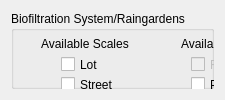
         <widget class="QWidget" name="page_3">
          <layout class="QHBoxLayout" name="horizontalLayout_7">
           <item>
            <widget class="QGroupBox" name="BF_inputgroup">
             <property name="title">
              <string>Biofiltration System/Raingardens</string>
             </property>
             <widget class="QCheckBox" name="BFlot_check">
              <property name="geometry">
               <rect>
                <x>50</x>
                <y>45</y>
                <width>70</width>
                <height>17</height>
               </rect>
              </property>
              <property name="text">
               <string>Lot</string>
              </property>
             </widget>
             <widget class="QCheckBox" name="BFprec_check">
              <property name="enabled">
               <bool>true</bool>
              </property>
              <property name="geometry">
               <rect>
                <x>50</x>
                <y>105</y>
                <width>101</width>
                <height>17</height>
               </rect>
              </property>
              <property name="text">
               <string>Precinct</string>
              </property>
             </widget>
             <widget class="QCheckBox" name="BFflow_check">
              <property name="enabled">
               <bool>false</bool>
              </property>
              <property name="geometry">
               <rect>
                <x>180</x>
                <y>45</y>
                <width>121</width>
                <height>17</height>
               </rect>
              </property>
              <property name="text">
               <string>Flow Reduction</string>
              </property>
             </widget>
             <widget class="QLabel" name="BFapps_lbl">
              <property name="geometry">
               <rect>
                <x>170</x>
                <y>25</y>
                <width>141</width>
                <height>16</height>
               </rect>
              </property>
              <property name="text">
               <string>Available Applications</string>
              </property>
             </widget>
             <widget class="QCheckBox" name="BFpollute_check">
              <property name="geometry">
               <rect>
                <x>180</x>
                <y>65</y>
                <width>121</width>
                <height>17</height>
               </rect>
              </property>
              <property name="text">
               <string>Pollution Control</string>
              </property>
             </widget>
             <widget class="QLabel" name="biofilter_img">
              <property name="geometry">
               <rect>
                <x>360</x>
                <y>10</y>
                <width>101</width>
                <height>141</height>
               </rect>
              </property>
              <property name="text">
               <string/>
              </property>
              <property name="pixmap">
               <pixmap>../../../../../../tech_biofilter.png</pixmap>
              </property>
             </widget>
             <widget class="QLabel" name="BFscales_lbl">
              <property name="geometry">
               <rect>
                <x>30</x>
                <y>25</y>
                <width>101</width>
                <height>16</height>
               </rect>
              </property>
              <property name="text">
               <string>Available Scales</string>
              </property>
             </widget>
             <widget class="QCheckBox" name="BFneigh_check">
              <property name="geometry">
               <rect>
                <x>50</x>
                <y>85</y>
                <width>101</width>
                <height>17</height>
               </rect>
              </property>
              <property name="text">
               <string>Neighbourhood</string>
              </property>
             </widget>
             <widget class="QCheckBox" name="BFstreet_check">
              <property name="geometry">
               <rect>
                <x>50</x>
                <y>65</y>
                <width>70</width>
                <height>17</height>
               </rect>
              </property>
              <property name="text">
               <string>Street</string>
              </property>
             </widget>
             <widget class="QLineEdit" name="BFdesigncurve_pathbox">
              <property name="geometry">
               <rect>
                <x>212</x>
                <y>180</y>
                <width>181</width>
                <height>20</height>
               </rect>
              </property>
             </widget>
             <widget class="QCheckBox" name="BFdesignUB_box">
              <property name="geometry">
               <rect>
                <x>210</x>
                <y>210</y>
                <width>241</width>
                <height>17</height>
               </rect>
              </property>
              <property name="text">
               <string>Use UrbanBEATS' Design Curve Database</string>
              </property>
             </widget>
             <widget class="QToolButton" name="BFdesigncurve_browse">
              <property name="enabled">
               <bool>true</bool>
              </property>
              <property name="geometry">
               <rect>
                <x>400</x>
                <y>180</y>
                <width>61</width>
                <height>19</height>
               </rect>
              </property>
              <property name="text">
               <string>Browse...</string>
              </property>
             </widget>
             <widget class="QLabel" name="BFdesigncurve_lbl">
              <property name="geometry">
               <rect>
                <x>30</x>
                <y>180</y>
                <width>161</width>
                <height>16</height>
               </rect>
              </property>
              <property name="text">
               <string>Load Conceptual Design Curves</string>
              </property>
             </widget>
             <widget class="QLabel" name="BFdesigncurve_lbl2">
              <property name="geometry">
               <rect>
                <x>170</x>
                <y>200</y>
                <width>21</width>
                <height>20</height>
               </rect>
              </property>
              <property name="text">
               <string>or</string>
              </property>
             </widget>
             <widget class="QCheckBox" name="BFlined_check">
              <property name="geometry">
               <rect>
                <x>60</x>
                <y>275</y>
                <width>161</width>
                <height>17</height>
               </rect>
              </property>
              <property name="text">
               <string>Is the system lined?</string>
              </property>
             </widget>
             <widget class="QLabel" name="BFdesigninfo_lbl">
              <property name="geometry">
               <rect>
                <x>30</x>
                <y>230</y>
                <width>161</width>
                <height>16</height>
               </rect>
              </property>
              <property name="text">
               <string>Design Information</string>
              </property>
             </widget>
             <widget class="QComboBox" name="BFspecs_combo">
              <property name="geometry">
               <rect>
                <x>50</x>
                <y>150</y>
                <width>281</width>
                <height>16</height>
               </rect>
              </property>
              <item>
               <property name="text">
                <string>300mm EDD, 600mm MD, PS 0.45mm</string>
               </property>
              </item>
             </widget>
             <widget class="QLabel" name="BFspecs_lbl">
              <property name="geometry">
               <rect>
                <x>30</x>
                <y>130</y>
                <width>161</width>
                <height>16</height>
               </rect>
              </property>
              <property name="text">
               <string>Select System Specification:</string>
              </property>
             </widget>
             <widget class="QLabel" name="BFmaxsize_lbl">
              <property name="geometry">
               <rect>
                <x>60</x>
                <y>250</y>
                <width>191</width>
                <height>16</height>
               </rect>
              </property>
              <property name="text">
               <string>Maximum allowable system size [sqm]</string>
              </property>
             </widget>
             <widget class="QLineEdit" name="BFmaxsize_box">
              <property name="geometry">
               <rect>
                <x>250</x>
                <y>250</y>
                <width>81</width>
                <height>20</height>
               </rect>
              </property>
             </widget>
            </widget>
           </item>
          </layout>
         </widget>
